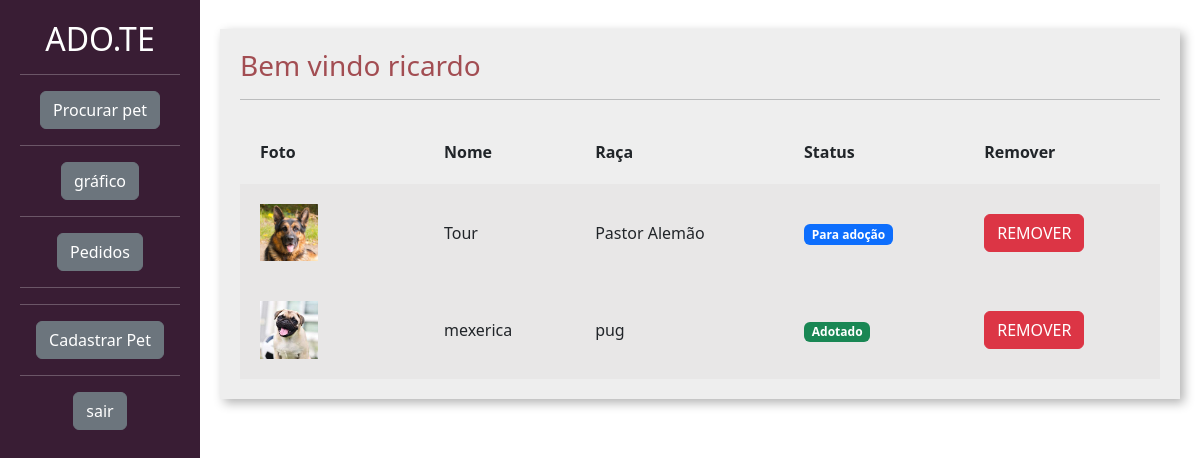
The page /divulgar/seus_pets/ (signed in) on the database as committed earlier.
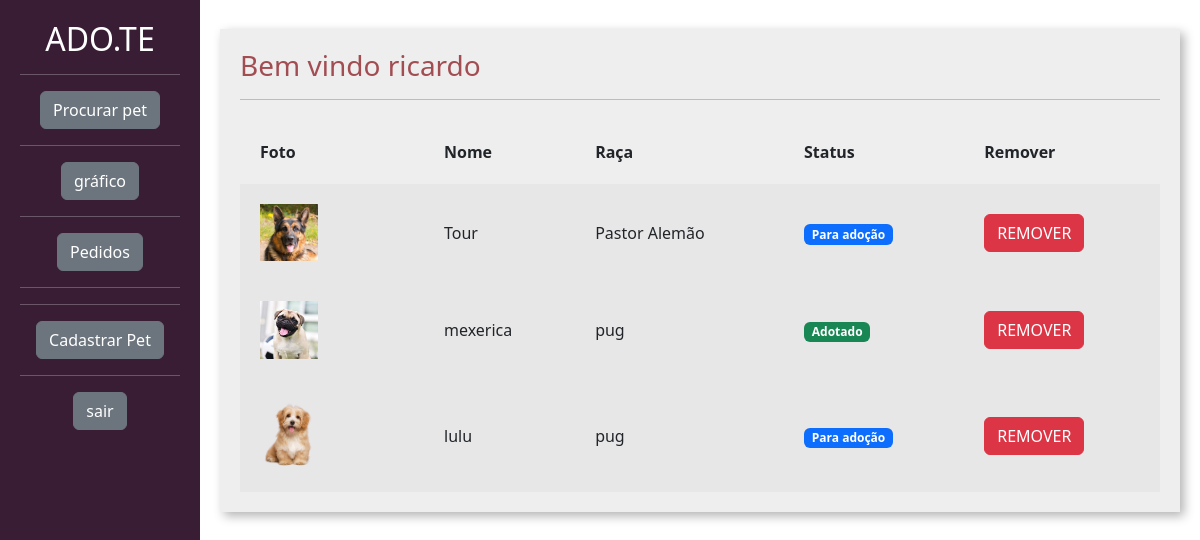
The same page on the database as committed later.
### divulgar/models.py (models this page shows, shortened)
class Pet(models.Model):
    choices_status = (('P', 'Para adoção'),
                      ('A', 'Adotado'))
    state_choice = (
        ('AC', 'Acre'),
        ('AL', 'Alagoas'),
        ('AP', 'Amapá'),
        ('AM', 'Amazonas'),
        ('BA', 'Bahia'),
        ('CE', 'Ceará'),
        ('ES', 'Espírito Santo'),
        ('GO', 'Goiás'),
        ('MA', 'Maranhão'),
        ('MT', 'Mato Grosso'),
        ('MS', 'Mato Grosso do Sul'),
        ('MG', 'Minas Gerais'),
        ('PA', 'Pará'),
        ('PB', 'Paraíba'),
        ('PR', 'Paraná'),
        ('PE', 'Pernambuco'),
        ('PI', 'Piauí'),
        ('RJ', 'Rio de Janeiro'),
        ('RN', 'Rio Grande do Norte'),
        ('RS', 'Rio Grande do Sul'),
        ('RO', 'Rondônia'),
        ('RR', 'Roraima'),
        ('SP', 'São Paulo'),
        ('SE', 'Sergipe'),
        ('TO', 'Tocantins'),
        ('DF', 'Distrito Federal'),
    )
    usuario = models.ForeignKey(User, on_delete=models.DO_NOTHING)
    foto = models.ImageField(upload_to="fotos_pets")
    nome = models.CharField('Nome', max_length=100)
    descricao = models.TextField()
    estado = models.CharField('Estado', max_length=50, choices=state_choice)
    cidade = models.CharField('Cidade', max_length=50)
    telefone = models.CharField('Telefone', max_length=15)
    tags = models.ManyToManyField(Tag)
    raca = models.ForeignKey(Raca, on_delete=models.DO_NOTHING)
    status = models.CharField('Status', max_length=1, choices=choices_status, default='P')

class Raca(models.Model):
    raca = models.CharField('Raça', max_length=50)
    def __str__(self) -> str:
        return self.raca

### divulgar/views.py (the view)
# urls.py: path('seus_pets/', views.seus_pets, name="seus_pets"),
@login_required
def seus_pets(request):
    if request.method == "GET":
        pets = Pet.objects.filter(usuario=request.user)
        return render(request, 'seus_pets.html', {'pets': pets})

### divulgar/templates/seus_pets.html (shortened to what this page needs)
{% load static %}
<!doctype html>
<html lang="pt-BR">
<head>
<link href="https://cdn.jsdelivr.net/npm/bootstrap@5.3.0-alpha1/dist/css/bootstrap.min.css" rel="stylesheet">
<link href="{% static 'usuarios/css/cadastro.css' %}" rel="stylesheet">
<link href="{% static 'divulgar/css/novo_pet.css' %}" rel="stylesheet">
<link href="{% static 'divulgar/css/seus_pets.css' %}" rel="stylesheet">
</head>
<body>
<div class="container-fluid">
    <div class="row">
        <div class="col-md-2 bg-side sidebar">
            <h2>ADO.TE</h2>
            <hr>
            <a href="{% url 'listar_pets' %}" class="btn btn-secondary">Procurar pet</a>
            <hr>
            <a href="{% url 'dashboard' %}" class="btn btn-secondary">gráfico</a>
            <hr>
            <a href="{% url 'ver_pedido_adocao' %}" class="btn btn-secondary">Pedidos</a>
            <hr>
            <hr>
            <a href="{% url 'novo_pet' %}" class="btn btn-secondary">Cadastrar Pet</a>
            <hr>
            <a href="{% url 'sair' %}" class="btn btn-secondary">sair</a>
        </div>
        <div class="col-md">
            <div class="wrapper">
                <div class="box width80">
                    <h3 class="font-vinho">Bem vindo {{user}}</h3>
                    <hr>
                    <table class="tabela" cellpadding="20">
                        <tr>
                            <th>Foto</th>
                            <th>Nome</th>
                            <th>Raça</th>
                            <th>Status</th>
                            <th>Remover</th>
                        </tr>
                        {% for pet in pets %}
                            <tr class="tabela-linha">
                                <td width="20%">
                                    <img width="40%" src="{{pet.foto.url}}">
                                </td>
                                <td>
                                    {{pet.nome}}
                                </td>
                                <td>
                                    {{pet.raca}}
                                </td>
                                <td>
                                    {% if pet.status == "P" %}
                                       <span class="badge text-bg-primary">Para adoção</span>
                                    {% elif pet.status == "A" %}
                                        <span class="badge text-bg-success">Adotado</span>
                                    {% endif %}
                                </td>
                                <td>
                                <a href="{% url 'remover_pet' pet.id %}" class="btn btn-danger">REMOVER</a>
                                </td>
                            </tr>
                        {% endfor %}
                    </table>
                </div>
            </div>
        </div>
    </div>
</div>
</body>
</html>

Rows that differ between the two databases and show on the page:
added Pet: foto (picture), nome "lulu", raca "pug", status "Para adoção"
